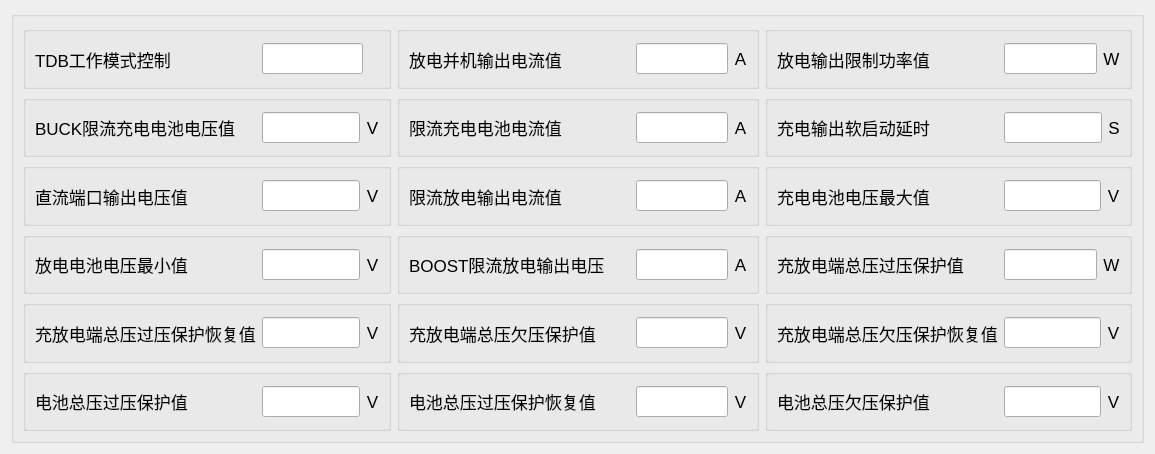
<?xml version="1.0" encoding="UTF-8"?>
<ui version="4.0">
 <class>TFormConfig1</class>
 <widget class="QWidget" name="TFormConfig1">
  <property name="geometry">
   <rect>
    <x>0</x>
    <y>0</y>
    <width>1155</width>
    <height>454</height>
   </rect>
  </property>
  <property name="windowTitle">
   <string>Form</string>
  </property>
  <layout class="QGridLayout" name="gridLayout_2">
   <item row="0" column="0">
    <widget class="QGroupBox" name="groupBox">
     <property name="title">
      <string/>
     </property>
     <layout class="QGridLayout" name="gridLayout">
      <item row="0" column="0">
       <widget class="QGroupBox" name="groupBox_9">
        <property name="title">
         <string/>
        </property>
        <layout class="QHBoxLayout" name="horizontalLayout_17">
         <item>
          <widget class="QLabel" name="label_33">
           <property name="minimumSize">
            <size>
             <width>221</width>
             <height>31</height>
            </size>
           </property>
           <property name="font">
            <font>
             <pointsize>13</pointsize>
            </font>
           </property>
           <property name="text">
            <string>TDB工作模式控制</string>
           </property>
           <property name="alignment">
            <set>Qt::AlignLeading|Qt::AlignLeft|Qt::AlignVCenter</set>
           </property>
          </widget>
         </item>
         <item>
          <widget class="MyLineEdit" name="l1280">
           <property name="minimumSize">
            <size>
             <width>0</width>
             <height>31</height>
            </size>
           </property>
           <property name="readOnly">
            <bool>true</bool>
           </property>
          </widget>
         </item>
         <item>
          <widget class="QLabel" name="label_34">
           <property name="minimumSize">
            <size>
             <width>0</width>
             <height>31</height>
            </size>
           </property>
           <property name="font">
            <font>
             <pointsize>13</pointsize>
            </font>
           </property>
           <property name="text">
            <string/>
           </property>
           <property name="alignment">
            <set>Qt::AlignCenter</set>
           </property>
          </widget>
         </item>
        </layout>
       </widget>
      </item>
      <item row="0" column="1">
       <widget class="QGroupBox" name="groupBox_2">
        <property name="title">
         <string/>
        </property>
        <layout class="QHBoxLayout" name="horizontalLayout_11">
         <item>
          <widget class="QLabel" name="label_21">
           <property name="minimumSize">
            <size>
             <width>221</width>
             <height>31</height>
            </size>
           </property>
           <property name="font">
            <font>
             <pointsize>13</pointsize>
            </font>
           </property>
           <property name="text">
            <string>放电并机输出电流值</string>
           </property>
           <property name="alignment">
            <set>Qt::AlignLeading|Qt::AlignLeft|Qt::AlignVCenter</set>
           </property>
          </widget>
         </item>
         <item>
          <widget class="MyLineEdit" name="l1281">
           <property name="minimumSize">
            <size>
             <width>0</width>
             <height>31</height>
            </size>
           </property>
           <property name="readOnly">
            <bool>true</bool>
           </property>
          </widget>
         </item>
         <item>
          <widget class="QLabel" name="label_22">
           <property name="minimumSize">
            <size>
             <width>0</width>
             <height>31</height>
            </size>
           </property>
           <property name="font">
            <font>
             <pointsize>13</pointsize>
            </font>
           </property>
           <property name="text">
            <string>A</string>
           </property>
           <property name="alignment">
            <set>Qt::AlignCenter</set>
           </property>
          </widget>
         </item>
        </layout>
       </widget>
      </item>
      <item row="0" column="2">
       <widget class="QGroupBox" name="groupBox_3">
        <property name="title">
         <string/>
        </property>
        <layout class="QHBoxLayout" name="horizontalLayout_14">
         <item>
          <widget class="QLabel" name="label_27">
           <property name="minimumSize">
            <size>
             <width>221</width>
             <height>31</height>
            </size>
           </property>
           <property name="font">
            <font>
             <pointsize>13</pointsize>
            </font>
           </property>
           <property name="text">
            <string>放电输出限制功率值 </string>
           </property>
           <property name="alignment">
            <set>Qt::AlignLeading|Qt::AlignLeft|Qt::AlignVCenter</set>
           </property>
          </widget>
         </item>
         <item>
          <widget class="MyLineEdit" name="l1284">
           <property name="minimumSize">
            <size>
             <width>0</width>
             <height>31</height>
            </size>
           </property>
           <property name="readOnly">
            <bool>true</bool>
           </property>
          </widget>
         </item>
         <item>
          <widget class="QLabel" name="label_28">
           <property name="minimumSize">
            <size>
             <width>0</width>
             <height>31</height>
            </size>
           </property>
           <property name="font">
            <font>
             <pointsize>13</pointsize>
            </font>
           </property>
           <property name="text">
            <string>W</string>
           </property>
           <property name="alignment">
            <set>Qt::AlignCenter</set>
           </property>
          </widget>
         </item>
        </layout>
       </widget>
      </item>
      <item row="1" column="0">
       <widget class="QGroupBox" name="groupBox_6">
        <property name="title">
         <string/>
        </property>
        <layout class="QHBoxLayout" name="horizontalLayout_12">
         <item>
          <widget class="QLabel" name="label_23">
           <property name="minimumSize">
            <size>
             <width>221</width>
             <height>31</height>
            </size>
           </property>
           <property name="font">
            <font>
             <pointsize>13</pointsize>
            </font>
           </property>
           <property name="text">
            <string>BUCK限流充电电池电压值</string>
           </property>
           <property name="alignment">
            <set>Qt::AlignLeading|Qt::AlignLeft|Qt::AlignVCenter</set>
           </property>
          </widget>
         </item>
         <item>
          <widget class="MyLineEdit" name="l1290">
           <property name="minimumSize">
            <size>
             <width>0</width>
             <height>31</height>
            </size>
           </property>
           <property name="readOnly">
            <bool>true</bool>
           </property>
          </widget>
         </item>
         <item>
          <widget class="QLabel" name="label_24">
           <property name="minimumSize">
            <size>
             <width>0</width>
             <height>31</height>
            </size>
           </property>
           <property name="font">
            <font>
             <pointsize>13</pointsize>
            </font>
           </property>
           <property name="text">
            <string>V</string>
           </property>
           <property name="alignment">
            <set>Qt::AlignCenter</set>
           </property>
          </widget>
         </item>
        </layout>
       </widget>
      </item>
      <item row="1" column="1">
       <widget class="QGroupBox" name="groupBox_5">
        <property name="title">
         <string/>
        </property>
        <layout class="QHBoxLayout" name="horizontalLayout_15">
         <item>
          <widget class="QLabel" name="label_29">
           <property name="minimumSize">
            <size>
             <width>221</width>
             <height>31</height>
            </size>
           </property>
           <property name="font">
            <font>
             <pointsize>13</pointsize>
            </font>
           </property>
           <property name="text">
            <string>限流充电电池电流值</string>
           </property>
           <property name="alignment">
            <set>Qt::AlignLeading|Qt::AlignLeft|Qt::AlignVCenter</set>
           </property>
          </widget>
         </item>
         <item>
          <widget class="MyLineEdit" name="l1291">
           <property name="minimumSize">
            <size>
             <width>0</width>
             <height>31</height>
            </size>
           </property>
           <property name="readOnly">
            <bool>true</bool>
           </property>
          </widget>
         </item>
         <item>
          <widget class="QLabel" name="label_30">
           <property name="minimumSize">
            <size>
             <width>0</width>
             <height>31</height>
            </size>
           </property>
           <property name="font">
            <font>
             <pointsize>13</pointsize>
            </font>
           </property>
           <property name="text">
            <string>A</string>
           </property>
           <property name="alignment">
            <set>Qt::AlignCenter</set>
           </property>
          </widget>
         </item>
        </layout>
       </widget>
      </item>
      <item row="1" column="2">
       <widget class="QGroupBox" name="groupBox_4">
        <property name="title">
         <string/>
        </property>
        <layout class="QHBoxLayout" name="horizontalLayout_16">
         <item>
          <widget class="QLabel" name="label_31">
           <property name="minimumSize">
            <size>
             <width>221</width>
             <height>31</height>
            </size>
           </property>
           <property name="font">
            <font>
             <pointsize>13</pointsize>
            </font>
           </property>
           <property name="text">
            <string>充电输出软启动延时</string>
           </property>
           <property name="alignment">
            <set>Qt::AlignLeading|Qt::AlignLeft|Qt::AlignVCenter</set>
           </property>
          </widget>
         </item>
         <item>
          <widget class="MyLineEdit" name="l1292">
           <property name="minimumSize">
            <size>
             <width>0</width>
             <height>31</height>
            </size>
           </property>
           <property name="readOnly">
            <bool>true</bool>
           </property>
          </widget>
         </item>
         <item>
          <widget class="QLabel" name="label_32">
           <property name="minimumSize">
            <size>
             <width>0</width>
             <height>31</height>
            </size>
           </property>
           <property name="font">
            <font>
             <pointsize>13</pointsize>
            </font>
           </property>
           <property name="text">
            <string>S</string>
           </property>
           <property name="alignment">
            <set>Qt::AlignCenter</set>
           </property>
          </widget>
         </item>
        </layout>
       </widget>
      </item>
      <item row="2" column="0">
       <widget class="QGroupBox" name="groupBox_8">
        <property name="title">
         <string/>
        </property>
        <layout class="QHBoxLayout" name="horizontalLayout_13">
         <item>
          <widget class="QLabel" name="label_25">
           <property name="minimumSize">
            <size>
             <width>221</width>
             <height>31</height>
            </size>
           </property>
           <property name="font">
            <font>
             <pointsize>13</pointsize>
            </font>
           </property>
           <property name="text">
            <string>直流端口输出电压值</string>
           </property>
           <property name="alignment">
            <set>Qt::AlignLeading|Qt::AlignLeft|Qt::AlignVCenter</set>
           </property>
          </widget>
         </item>
         <item>
          <widget class="MyLineEdit" name="l1293">
           <property name="minimumSize">
            <size>
             <width>0</width>
             <height>31</height>
            </size>
           </property>
           <property name="readOnly">
            <bool>true</bool>
           </property>
          </widget>
         </item>
         <item>
          <widget class="QLabel" name="label_26">
           <property name="minimumSize">
            <size>
             <width>0</width>
             <height>31</height>
            </size>
           </property>
           <property name="font">
            <font>
             <pointsize>13</pointsize>
            </font>
           </property>
           <property name="text">
            <string>V</string>
           </property>
           <property name="alignment">
            <set>Qt::AlignCenter</set>
           </property>
          </widget>
         </item>
        </layout>
       </widget>
      </item>
      <item row="2" column="1">
       <widget class="QGroupBox" name="groupBox_10">
        <property name="title">
         <string/>
        </property>
        <layout class="QHBoxLayout" name="horizontalLayout_18">
         <item>
          <widget class="QLabel" name="label_35">
           <property name="minimumSize">
            <size>
             <width>221</width>
             <height>31</height>
            </size>
           </property>
           <property name="font">
            <font>
             <pointsize>13</pointsize>
            </font>
           </property>
           <property name="text">
            <string>限流放电输出电流值</string>
           </property>
           <property name="alignment">
            <set>Qt::AlignLeading|Qt::AlignLeft|Qt::AlignVCenter</set>
           </property>
          </widget>
         </item>
         <item>
          <widget class="MyLineEdit" name="l1294">
           <property name="minimumSize">
            <size>
             <width>0</width>
             <height>31</height>
            </size>
           </property>
           <property name="readOnly">
            <bool>true</bool>
           </property>
          </widget>
         </item>
         <item>
          <widget class="QLabel" name="label_36">
           <property name="minimumSize">
            <size>
             <width>0</width>
             <height>31</height>
            </size>
           </property>
           <property name="font">
            <font>
             <pointsize>13</pointsize>
            </font>
           </property>
           <property name="text">
            <string>A</string>
           </property>
           <property name="alignment">
            <set>Qt::AlignCenter</set>
           </property>
          </widget>
         </item>
        </layout>
       </widget>
      </item>
      <item row="2" column="2">
       <widget class="QGroupBox" name="groupBox_7">
        <property name="title">
         <string/>
        </property>
        <layout class="QHBoxLayout" name="horizontalLayout_10">
         <item>
          <widget class="QLabel" name="label_19">
           <property name="minimumSize">
            <size>
             <width>221</width>
             <height>31</height>
            </size>
           </property>
           <property name="font">
            <font>
             <pointsize>13</pointsize>
            </font>
           </property>
           <property name="text">
            <string>充电电池电压最大值</string>
           </property>
           <property name="alignment">
            <set>Qt::AlignLeading|Qt::AlignLeft|Qt::AlignVCenter</set>
           </property>
          </widget>
         </item>
         <item>
          <widget class="MyLineEdit" name="l1295">
           <property name="minimumSize">
            <size>
             <width>0</width>
             <height>31</height>
            </size>
           </property>
           <property name="readOnly">
            <bool>true</bool>
           </property>
          </widget>
         </item>
         <item>
          <widget class="QLabel" name="label_20">
           <property name="minimumSize">
            <size>
             <width>0</width>
             <height>31</height>
            </size>
           </property>
           <property name="font">
            <font>
             <pointsize>13</pointsize>
            </font>
           </property>
           <property name="text">
            <string>V</string>
           </property>
           <property name="alignment">
            <set>Qt::AlignCenter</set>
           </property>
          </widget>
         </item>
        </layout>
       </widget>
      </item>
      <item row="3" column="0">
       <widget class="QGroupBox" name="groupBox_15">
        <property name="title">
         <string/>
        </property>
        <layout class="QHBoxLayout" name="horizontalLayout_23">
         <item>
          <widget class="QLabel" name="label_45">
           <property name="minimumSize">
            <size>
             <width>221</width>
             <height>31</height>
            </size>
           </property>
           <property name="font">
            <font>
             <pointsize>13</pointsize>
            </font>
           </property>
           <property name="text">
            <string>放电电池电压最小值</string>
           </property>
           <property name="alignment">
            <set>Qt::AlignLeading|Qt::AlignLeft|Qt::AlignVCenter</set>
           </property>
          </widget>
         </item>
         <item>
          <widget class="MyLineEdit" name="l1296">
           <property name="minimumSize">
            <size>
             <width>0</width>
             <height>31</height>
            </size>
           </property>
           <property name="readOnly">
            <bool>true</bool>
           </property>
          </widget>
         </item>
         <item>
          <widget class="QLabel" name="label_46">
           <property name="minimumSize">
            <size>
             <width>0</width>
             <height>31</height>
            </size>
           </property>
           <property name="font">
            <font>
             <pointsize>13</pointsize>
            </font>
           </property>
           <property name="text">
            <string>V</string>
           </property>
           <property name="alignment">
            <set>Qt::AlignCenter</set>
           </property>
          </widget>
         </item>
        </layout>
       </widget>
      </item>
      <item row="3" column="1">
       <widget class="QGroupBox" name="groupBox_17">
        <property name="title">
         <string/>
        </property>
        <layout class="QHBoxLayout" name="horizontalLayout_25">
         <item>
          <widget class="QLabel" name="label_49">
           <property name="minimumSize">
            <size>
             <width>221</width>
             <height>31</height>
            </size>
           </property>
           <property name="font">
            <font>
             <pointsize>13</pointsize>
            </font>
           </property>
           <property name="text">
            <string>BOOST限流放电输出电压</string>
           </property>
           <property name="alignment">
            <set>Qt::AlignLeading|Qt::AlignLeft|Qt::AlignVCenter</set>
           </property>
          </widget>
         </item>
         <item>
          <widget class="MyLineEdit" name="l1301">
           <property name="minimumSize">
            <size>
             <width>0</width>
             <height>31</height>
            </size>
           </property>
           <property name="readOnly">
            <bool>true</bool>
           </property>
          </widget>
         </item>
         <item>
          <widget class="QLabel" name="label_50">
           <property name="minimumSize">
            <size>
             <width>0</width>
             <height>31</height>
            </size>
           </property>
           <property name="font">
            <font>
             <pointsize>13</pointsize>
            </font>
           </property>
           <property name="text">
            <string>A</string>
           </property>
           <property name="alignment">
            <set>Qt::AlignCenter</set>
           </property>
          </widget>
         </item>
        </layout>
       </widget>
      </item>
      <item row="3" column="2">
       <widget class="QGroupBox" name="groupBox_14">
        <property name="title">
         <string/>
        </property>
        <layout class="QHBoxLayout" name="horizontalLayout_22">
         <item>
          <widget class="QLabel" name="label_43">
           <property name="minimumSize">
            <size>
             <width>221</width>
             <height>31</height>
            </size>
           </property>
           <property name="font">
            <font>
             <pointsize>13</pointsize>
            </font>
           </property>
           <property name="text">
            <string>充放电端总压过压保护值</string>
           </property>
           <property name="alignment">
            <set>Qt::AlignLeading|Qt::AlignLeft|Qt::AlignVCenter</set>
           </property>
          </widget>
         </item>
         <item>
          <widget class="MyLineEdit" name="l1305">
           <property name="minimumSize">
            <size>
             <width>0</width>
             <height>31</height>
            </size>
           </property>
           <property name="readOnly">
            <bool>true</bool>
           </property>
          </widget>
         </item>
         <item>
          <widget class="QLabel" name="label_44">
           <property name="minimumSize">
            <size>
             <width>0</width>
             <height>31</height>
            </size>
           </property>
           <property name="font">
            <font>
             <pointsize>13</pointsize>
            </font>
           </property>
           <property name="text">
            <string>W</string>
           </property>
           <property name="alignment">
            <set>Qt::AlignCenter</set>
           </property>
          </widget>
         </item>
        </layout>
       </widget>
      </item>
      <item row="4" column="0">
       <widget class="QGroupBox" name="groupBox_12">
        <property name="title">
         <string/>
        </property>
        <layout class="QHBoxLayout" name="horizontalLayout_20">
         <item>
          <widget class="QLabel" name="label_39">
           <property name="minimumSize">
            <size>
             <width>221</width>
             <height>31</height>
            </size>
           </property>
           <property name="font">
            <font>
             <pointsize>13</pointsize>
            </font>
           </property>
           <property name="text">
            <string>充放电端总压过压保护恢复值 </string>
           </property>
           <property name="alignment">
            <set>Qt::AlignLeading|Qt::AlignLeft|Qt::AlignVCenter</set>
           </property>
          </widget>
         </item>
         <item>
          <widget class="MyLineEdit" name="l1306">
           <property name="minimumSize">
            <size>
             <width>0</width>
             <height>31</height>
            </size>
           </property>
           <property name="readOnly">
            <bool>true</bool>
           </property>
          </widget>
         </item>
         <item>
          <widget class="QLabel" name="label_40">
           <property name="minimumSize">
            <size>
             <width>0</width>
             <height>31</height>
            </size>
           </property>
           <property name="font">
            <font>
             <pointsize>13</pointsize>
            </font>
           </property>
           <property name="text">
            <string>V</string>
           </property>
           <property name="alignment">
            <set>Qt::AlignCenter</set>
           </property>
          </widget>
         </item>
        </layout>
       </widget>
      </item>
      <item row="4" column="1">
       <widget class="QGroupBox" name="groupBox_19">
        <property name="title">
         <string/>
        </property>
        <layout class="QHBoxLayout" name="horizontalLayout_27">
         <item>
          <widget class="QLabel" name="label_53">
           <property name="minimumSize">
            <size>
             <width>221</width>
             <height>31</height>
            </size>
           </property>
           <property name="font">
            <font>
             <pointsize>13</pointsize>
            </font>
           </property>
           <property name="text">
            <string>充放电端总压欠压保护值</string>
           </property>
           <property name="alignment">
            <set>Qt::AlignLeading|Qt::AlignLeft|Qt::AlignVCenter</set>
           </property>
          </widget>
         </item>
         <item>
          <widget class="MyLineEdit" name="l1309">
           <property name="minimumSize">
            <size>
             <width>0</width>
             <height>31</height>
            </size>
           </property>
           <property name="readOnly">
            <bool>true</bool>
           </property>
          </widget>
         </item>
         <item>
          <widget class="QLabel" name="label_54">
           <property name="minimumSize">
            <size>
             <width>0</width>
             <height>31</height>
            </size>
           </property>
           <property name="font">
            <font>
             <pointsize>13</pointsize>
            </font>
           </property>
           <property name="text">
            <string>V</string>
           </property>
           <property name="alignment">
            <set>Qt::AlignCenter</set>
           </property>
          </widget>
         </item>
        </layout>
       </widget>
      </item>
      <item row="4" column="2">
       <widget class="QGroupBox" name="groupBox_18">
        <property name="title">
         <string/>
        </property>
        <layout class="QHBoxLayout" name="horizontalLayout_26">
         <item>
          <widget class="QLabel" name="label_51">
           <property name="minimumSize">
            <size>
             <width>221</width>
             <height>31</height>
            </size>
           </property>
           <property name="font">
            <font>
             <pointsize>13</pointsize>
            </font>
           </property>
           <property name="text">
            <string>充放电端总压欠压保护恢复值</string>
           </property>
           <property name="alignment">
            <set>Qt::AlignLeading|Qt::AlignLeft|Qt::AlignVCenter</set>
           </property>
          </widget>
         </item>
         <item>
          <widget class="MyLineEdit" name="l1310">
           <property name="minimumSize">
            <size>
             <width>0</width>
             <height>31</height>
            </size>
           </property>
           <property name="readOnly">
            <bool>true</bool>
           </property>
          </widget>
         </item>
         <item>
          <widget class="QLabel" name="label_52">
           <property name="minimumSize">
            <size>
             <width>0</width>
             <height>31</height>
            </size>
           </property>
           <property name="font">
            <font>
             <pointsize>13</pointsize>
            </font>
           </property>
           <property name="text">
            <string>V</string>
           </property>
           <property name="alignment">
            <set>Qt::AlignCenter</set>
           </property>
          </widget>
         </item>
        </layout>
       </widget>
      </item>
      <item row="5" column="0">
       <widget class="QGroupBox" name="groupBox_13">
        <property name="title">
         <string/>
        </property>
        <layout class="QHBoxLayout" name="horizontalLayout_21">
         <item>
          <widget class="QLabel" name="label_41">
           <property name="minimumSize">
            <size>
             <width>221</width>
             <height>31</height>
            </size>
           </property>
           <property name="font">
            <font>
             <pointsize>13</pointsize>
            </font>
           </property>
           <property name="text">
            <string>电池总压过压保护值</string>
           </property>
           <property name="alignment">
            <set>Qt::AlignLeading|Qt::AlignLeft|Qt::AlignVCenter</set>
           </property>
          </widget>
         </item>
         <item>
          <widget class="MyLineEdit" name="l1313">
           <property name="minimumSize">
            <size>
             <width>0</width>
             <height>31</height>
            </size>
           </property>
           <property name="readOnly">
            <bool>true</bool>
           </property>
          </widget>
         </item>
         <item>
          <widget class="QLabel" name="label_42">
           <property name="minimumSize">
            <size>
             <width>0</width>
             <height>31</height>
            </size>
           </property>
           <property name="font">
            <font>
             <pointsize>13</pointsize>
            </font>
           </property>
           <property name="text">
            <string>V</string>
           </property>
           <property name="alignment">
            <set>Qt::AlignCenter</set>
           </property>
          </widget>
         </item>
        </layout>
       </widget>
      </item>
      <item row="5" column="1">
       <widget class="QGroupBox" name="groupBox_16">
        <property name="title">
         <string/>
        </property>
        <layout class="QHBoxLayout" name="horizontalLayout_24">
         <item>
          <widget class="QLabel" name="label_47">
           <property name="minimumSize">
            <size>
             <width>221</width>
             <height>31</height>
            </size>
           </property>
           <property name="font">
            <font>
             <pointsize>13</pointsize>
            </font>
           </property>
           <property name="text">
            <string>电池总压过压保护恢复值</string>
           </property>
           <property name="alignment">
            <set>Qt::AlignLeading|Qt::AlignLeft|Qt::AlignVCenter</set>
           </property>
          </widget>
         </item>
         <item>
          <widget class="MyLineEdit" name="l1314">
           <property name="minimumSize">
            <size>
             <width>0</width>
             <height>31</height>
            </size>
           </property>
           <property name="readOnly">
            <bool>true</bool>
           </property>
          </widget>
         </item>
         <item>
          <widget class="QLabel" name="label_48">
           <property name="minimumSize">
            <size>
             <width>0</width>
             <height>31</height>
            </size>
           </property>
           <property name="font">
            <font>
             <pointsize>13</pointsize>
            </font>
           </property>
           <property name="text">
            <string>V</string>
           </property>
           <property name="alignment">
            <set>Qt::AlignCenter</set>
           </property>
          </widget>
         </item>
        </layout>
       </widget>
      </item>
      <item row="5" column="2">
       <widget class="QGroupBox" name="groupBox_11">
        <property name="title">
         <string/>
        </property>
        <layout class="QHBoxLayout" name="horizontalLayout_19">
         <item>
          <widget class="QLabel" name="label_37">
           <property name="minimumSize">
            <size>
             <width>221</width>
             <height>31</height>
            </size>
           </property>
           <property name="font">
            <font>
             <pointsize>13</pointsize>
            </font>
           </property>
           <property name="text">
            <string>电池总压欠压保护值</string>
           </property>
           <property name="alignment">
            <set>Qt::AlignLeading|Qt::AlignLeft|Qt::AlignVCenter</set>
           </property>
          </widget>
         </item>
         <item>
          <widget class="MyLineEdit" name="l1317">
           <property name="minimumSize">
            <size>
             <width>0</width>
             <height>31</height>
            </size>
           </property>
           <property name="readOnly">
            <bool>true</bool>
           </property>
          </widget>
         </item>
         <item>
          <widget class="QLabel" name="label_38">
           <property name="minimumSize">
            <size>
             <width>0</width>
             <height>31</height>
            </size>
           </property>
           <property name="font">
            <font>
             <pointsize>13</pointsize>
            </font>
           </property>
           <property name="text">
            <string>V</string>
           </property>
           <property name="alignment">
            <set>Qt::AlignCenter</set>
           </property>
          </widget>
         </item>
        </layout>
       </widget>
      </item>
     </layout>
    </widget>
   </item>
  </layout>
 </widget>
 <customwidgets>
  <customwidget>
   <class>MyLineEdit</class>
   <extends>QLineEdit</extends>
   <header>mylineedit.h</header>
  </customwidget>
 </customwidgets>
 <resources/>
 <connections/>
</ui>
